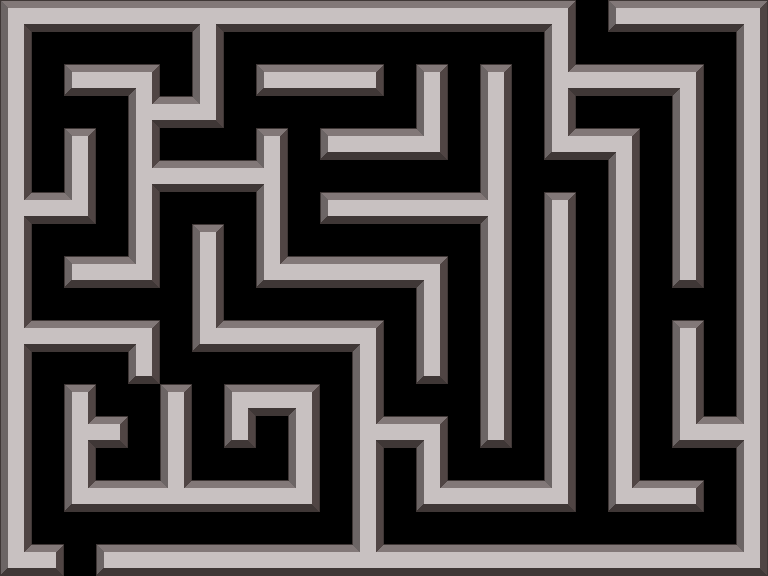

Tiled map render using the project's own tile images. Description and the whole map definition, tile-layer contents included, below:
An orthogonal 24x18 tile map with 32x32 px tiles, 1 tile layer (layerWall).

<map version="1.10" tiledversion="1.10.1" orientation="orthogonal" renderorder="right-down" width="24" height="18" tilewidth="32" tileheight="32" infinite="0" nextlayerid="2" nextobjectid="1">
 <tileset firstgid="1" name="TileBasic" tilewidth="32" tileheight="32" tilecount="55" columns="11">
  <image source="../wall-tiles.png" width="352" height="160" />
 </tileset>
 <layer id="1" name="layerWall" width="24" height="18" locked="1">
  <data encoding="csv">
5,35,35,35,35,35,9,35,35,35,35,35,35,35,35,35,35,8,0,34,35,35,35,8,
15,0,0,0,0,0,15,0,0,0,0,0,0,0,0,0,0,15,0,0,0,0,0,15,
15,0,34,35,8,0,15,0,34,35,35,36,0,4,0,4,0,49,35,35,35,8,0,15,
15,0,0,0,49,35,41,0,0,0,0,0,0,15,0,15,0,15,0,0,0,15,0,15,
15,0,4,0,15,0,0,0,4,0,34,35,35,41,0,15,0,38,35,8,0,15,0,15,
15,0,15,0,49,35,35,35,52,0,0,0,0,0,0,15,0,0,0,15,0,15,0,15,
49,35,41,0,15,0,0,0,15,0,34,35,35,35,35,52,0,4,0,15,0,15,0,15,
15,0,0,0,15,0,4,0,15,0,0,0,0,0,0,15,0,15,0,15,0,15,0,15,
15,0,34,35,41,0,15,0,38,35,35,35,35,8,0,15,0,15,0,15,0,26,0,15,
15,0,0,0,0,0,15,0,0,0,0,0,0,15,0,15,0,15,0,15,0,0,0,15,
49,35,35,35,8,0,38,35,35,35,35,8,0,15,0,15,0,15,0,15,0,4,0,15,
15,0,0,0,26,0,0,0,0,0,0,15,0,26,0,15,0,15,0,15,0,15,0,15,
15,0,4,0,0,4,0,5,35,8,0,15,0,0,0,15,0,15,0,15,0,15,0,15,
15,0,49,36,0,15,0,26,0,15,0,49,35,8,0,26,0,15,0,15,0,38,35,52,
15,0,15,0,0,15,0,0,0,15,0,15,0,15,0,0,0,15,0,15,0,0,0,15,
15,0,38,35,35,42,35,35,35,41,0,15,0,38,35,35,35,41,0,38,35,36,0,15,
15,0,0,0,0,0,0,0,0,0,0,15,0,0,0,0,0,0,0,0,0,0,0,15,
38,36,0,34,35,35,35,35,35,35,35,42,35,35,35,35,35,35,35,35,35,35,35,41
</data>
 </layer>
</map>
